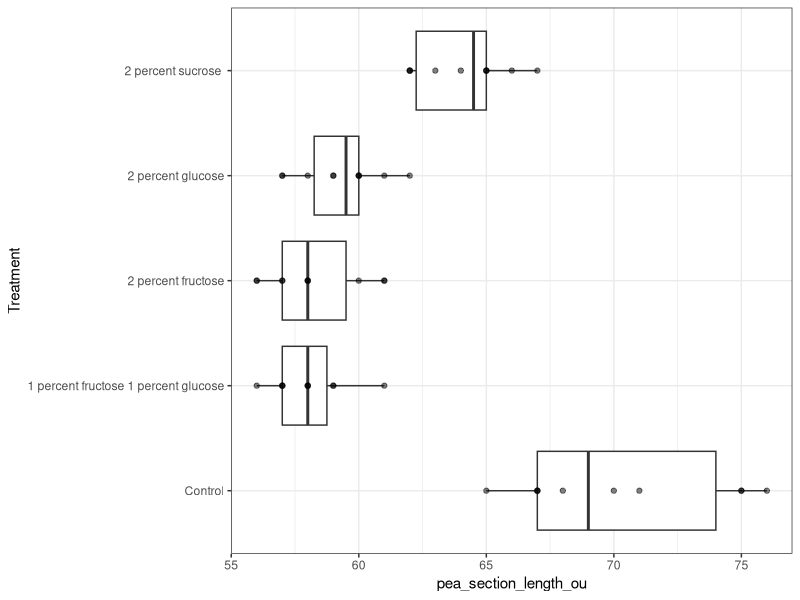
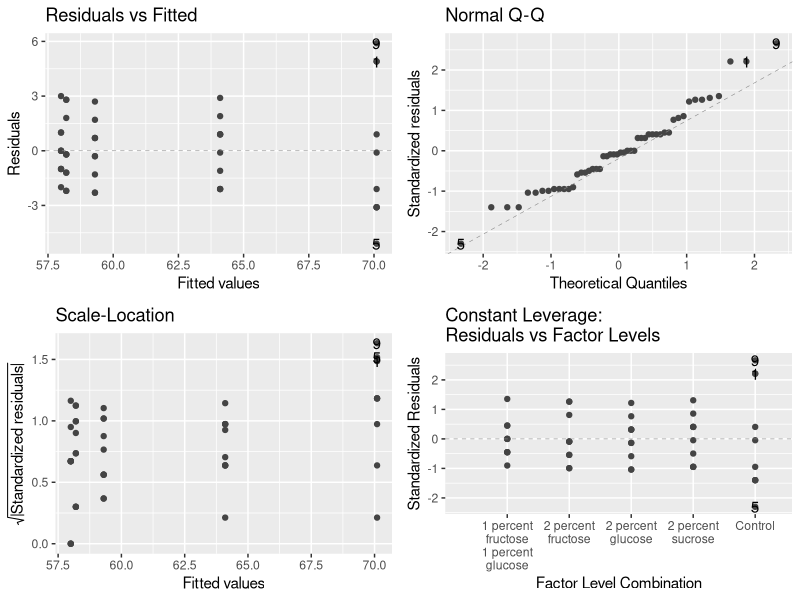
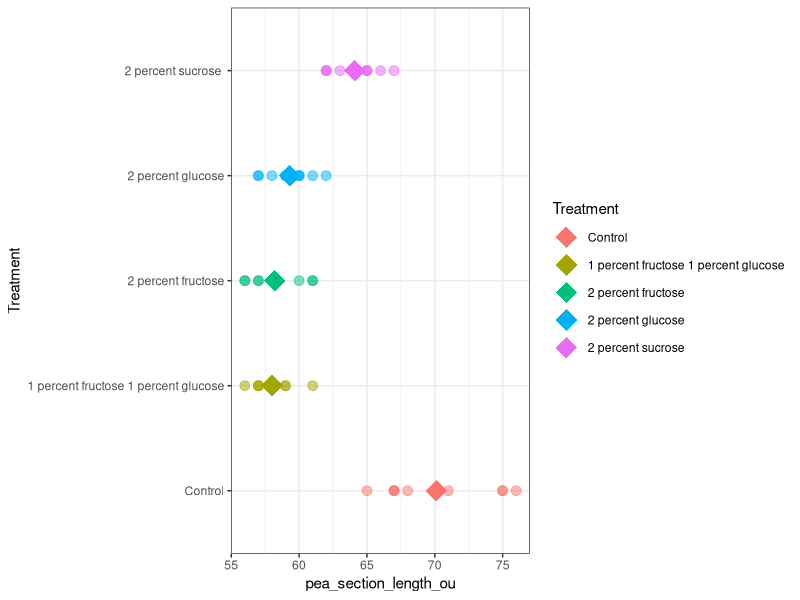

Reproduce these figures in R, in order.
## ---- chunk 1
rm(list = ls())
library(tidyverse)
library(here)
library(ggfortify)
## ---- chunk 2
pea <- read.csv(here("Data", "s_r_pea_sections.csv"))
glimpse(pea)
## ---- chunk 3
pea$Treatment <- as.factor(pea$Treatment)
levels(pea$Treatment)
## ---- chunk 4
# use mutate() and relevel()
pea <- mutate(pea, Treatment = relevel(Treatment, ref = "Control"))
levels(pea$Treatment) # check if it works
## ---- chunk 5
ggplot(pea, aes(Treatment, pea_section_length_ou))+
  geom_boxplot(outlier.color = "red")+
  geom_point(alpha = 0.5)+
  theme_bw()+
  coord_flip()
## ---- chunk 6
modp <- lm(pea_section_length_ou ~ Treatment, data = pea)
autoplot(modp, smooth.colour = NA)
## ---- chunk 7
summary(modp)
## ---- chunk 8
sump <- pea |> group_by(Treatment) |> 
  summarise(meanp = mean(pea_section_length_ou))
## ---- chunk 9
ggplot(pea,aes(Treatment, pea_section_length_ou, colour = Treatment))+
  geom_point(size = 3, alpha = .5)+
  geom_point(data = sump, aes(Treatment, meanp), shape = "diamond", size = 7 )+
  theme_bw()+
  coord_flip()
## ---- chunk 10
aovp <- aov(pea_section_length_ou ~ Treatment, data = pea)
TukeyHSD(aovp)
